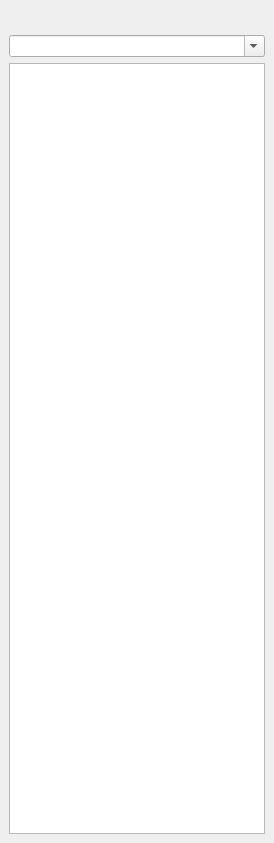
<?xml version="1.0" encoding="UTF-8"?>
<ui version="4.0">
 <class>FileSystemBrowser</class>
 <widget class="QDockWidget" name="FileSystemBrowser">
  <property name="geometry">
   <rect>
    <x>0</x>
    <y>0</y>
    <width>274</width>
    <height>843</height>
   </rect>
  </property>
  <property name="windowTitle">
   <string>File System Browser</string>
  </property>
  <widget class="QWidget" name="contents">
   <layout class="QVBoxLayout" name="verticalLayout">
    <property name="topMargin">
     <number>0</number>
    </property>
    <item alignment="Qt::AlignLeft">
     <widget class="QWidget" name="buttons" native="true">
      <layout class="QHBoxLayout" name="horizontalLayout">
       <property name="leftMargin">
        <number>0</number>
       </property>
       <property name="topMargin">
        <number>0</number>
       </property>
       <property name="rightMargin">
        <number>0</number>
       </property>
       <property name="bottomMargin">
        <number>0</number>
       </property>
       <item>
        <widget class="QToolButton" name="parentDirectoryButton">
         <property name="toolTip">
          <string>Up</string>
         </property>
         <property name="text">
          <string/>
         </property>
         <property name="icon">
          <iconset resource="../data/Resources.qrc">
           <normaloff>:/icons/actions/filesystem_parent_directory.png</normaloff>:/icons/actions/filesystem_parent_directory.png</iconset>
         </property>
         <property name="iconSize">
          <size>
           <width>22</width>
           <height>22</height>
          </size>
         </property>
         <property name="autoRaise">
          <bool>true</bool>
         </property>
        </widget>
       </item>
       <item>
        <widget class="QToolButton" name="homeDirectoryButton">
         <property name="toolTip">
          <string>Home</string>
         </property>
         <property name="text">
          <string/>
         </property>
         <property name="icon">
          <iconset resource="../data/Resources.qrc">
           <normaloff>:/icons/actions/filesystem_home_directory.png</normaloff>:/icons/actions/filesystem_home_directory.png</iconset>
         </property>
         <property name="iconSize">
          <size>
           <width>22</width>
           <height>22</height>
          </size>
         </property>
         <property name="autoRaise">
          <bool>true</bool>
         </property>
        </widget>
       </item>
       <item>
        <widget class="QToolButton" name="projectDirectoryButton">
         <property name="enabled">
          <bool>false</bool>
         </property>
         <property name="toolTip">
          <string>Project Directory</string>
         </property>
         <property name="text">
          <string/>
         </property>
         <property name="icon">
          <iconset resource="../data/Resources.qrc">
           <normaloff>:/icons/actions/filesystem_project_directory.png</normaloff>:/icons/actions/filesystem_project_directory.png</iconset>
         </property>
         <property name="iconSize">
          <size>
           <width>22</width>
           <height>22</height>
          </size>
         </property>
         <property name="autoRaise">
          <bool>true</bool>
         </property>
        </widget>
       </item>
       <item>
        <widget class="QToolButton" name="activeFileDirectoryButton">
         <property name="enabled">
          <bool>false</bool>
         </property>
         <property name="toolTip">
          <string>Locate active file</string>
         </property>
         <property name="text">
          <string/>
         </property>
         <property name="icon">
          <iconset resource="../data/Resources.qrc">
           <normaloff>:/icons/actions/filesystem_active_file_directory.png</normaloff>:/icons/actions/filesystem_active_file_directory.png</iconset>
         </property>
         <property name="iconSize">
          <size>
           <width>22</width>
           <height>22</height>
          </size>
         </property>
         <property name="autoRaise">
          <bool>true</bool>
         </property>
        </widget>
       </item>
       <item>
        <spacer name="horizontalSpacer">
         <property name="orientation">
          <enum>Qt::Horizontal</enum>
         </property>
         <property name="sizeHint" stdset="0">
          <size>
           <width>40</width>
           <height>20</height>
          </size>
         </property>
        </spacer>
       </item>
      </layout>
     </widget>
    </item>
    <item>
     <widget class="QComboBox" name="pathBox">
      <property name="editable">
       <bool>true</bool>
      </property>
     </widget>
    </item>
    <item>
     <widget class="QListView" name="view">
      <property name="enabled">
       <bool>true</bool>
      </property>
     </widget>
    </item>
   </layout>
  </widget>
 </widget>
 <tabstops>
  <tabstop>view</tabstop>
  <tabstop>parentDirectoryButton</tabstop>
  <tabstop>homeDirectoryButton</tabstop>
  <tabstop>projectDirectoryButton</tabstop>
  <tabstop>activeFileDirectoryButton</tabstop>
  <tabstop>pathBox</tabstop>
 </tabstops>
 <resources>
  <include location="../data/Resources.qrc"/>
 </resources>
 <connections/>
</ui>
